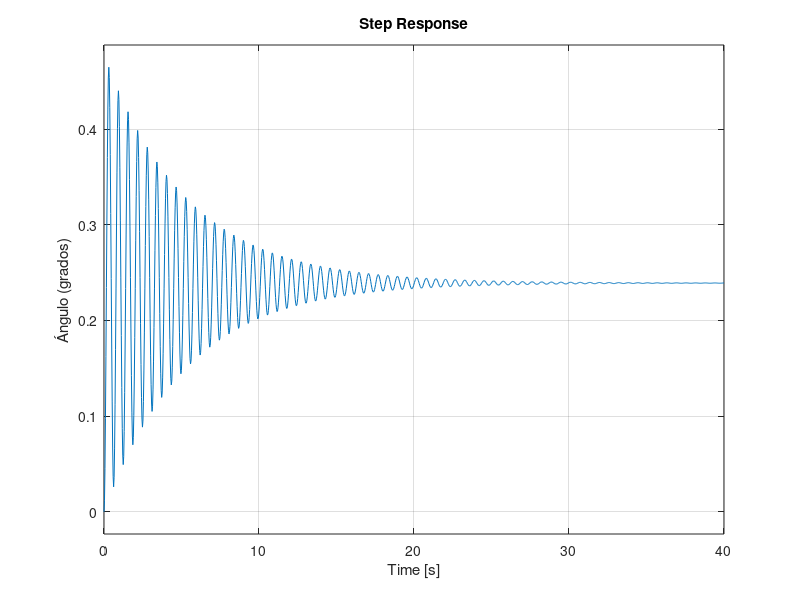
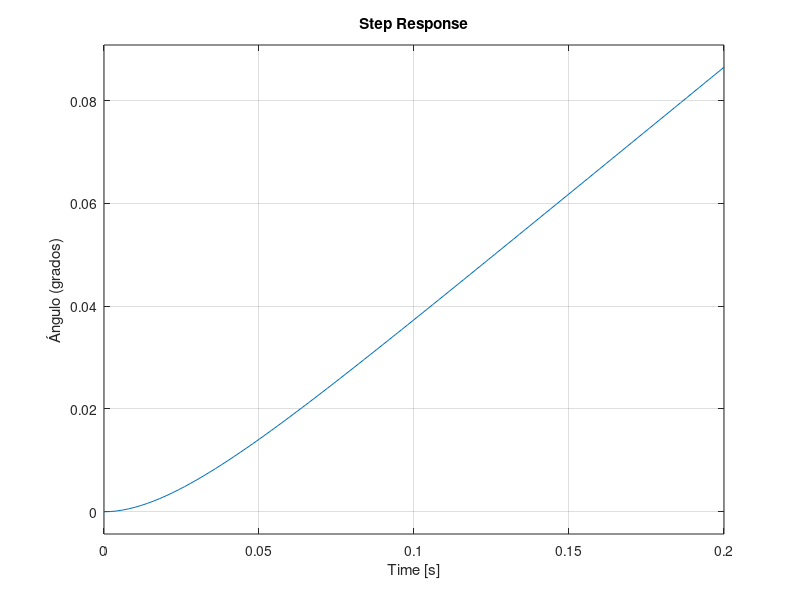
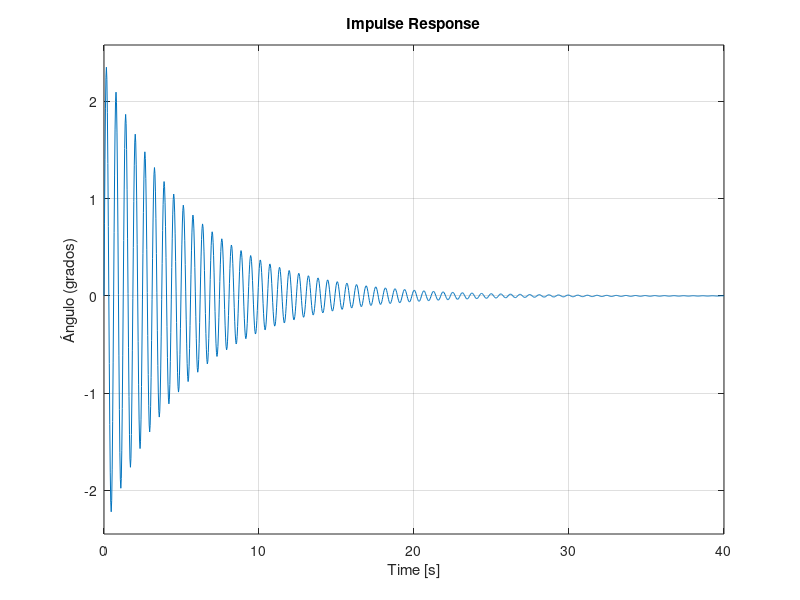
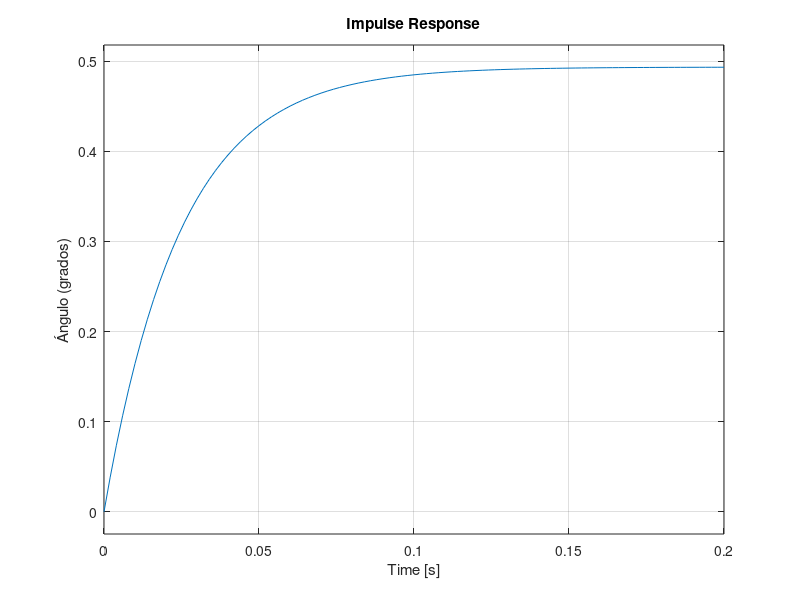

Write the MATLAB code that produced these figures, in order.
close all;

miup = 0.01325;
miuy = 0.8513;
jy = 0.0084;
lcm = 0.186;
jp = 0.0178;
rp = 0.5;
ry = 0.4;
kp = 0.8722;
ky = 0.42;
Fg = 9.81;

pitch = tf([rp/jp*kp], [1 miup*rp/jp Fg*lcm/jp]);

yaw = tf([ry/jy*ky], [1 miuy*ry/jy 0]);

figure("name", "pitch");
step(pitch);
ylabel('Ángulo (grados)');

figure("name", "yaw");
step(yaw);
ylabel('Ángulo (grados)');

figure("name", "pitch");
impulse(pitch);
ylabel('Ángulo (grados)');

figure("name", "yaw");
impulse(yaw);
ylabel('Ángulo (grados)');

figure("name", "Lazo cerrado");
subplot(1,2,1);
step(feedback(pitch,1));
title('pitch');
ylabel('Ángulo (grados)');

subplot(1,2,2);
step(feedback(yaw,1));
title('yaw');
ylabel('Ángulo (grados)');
